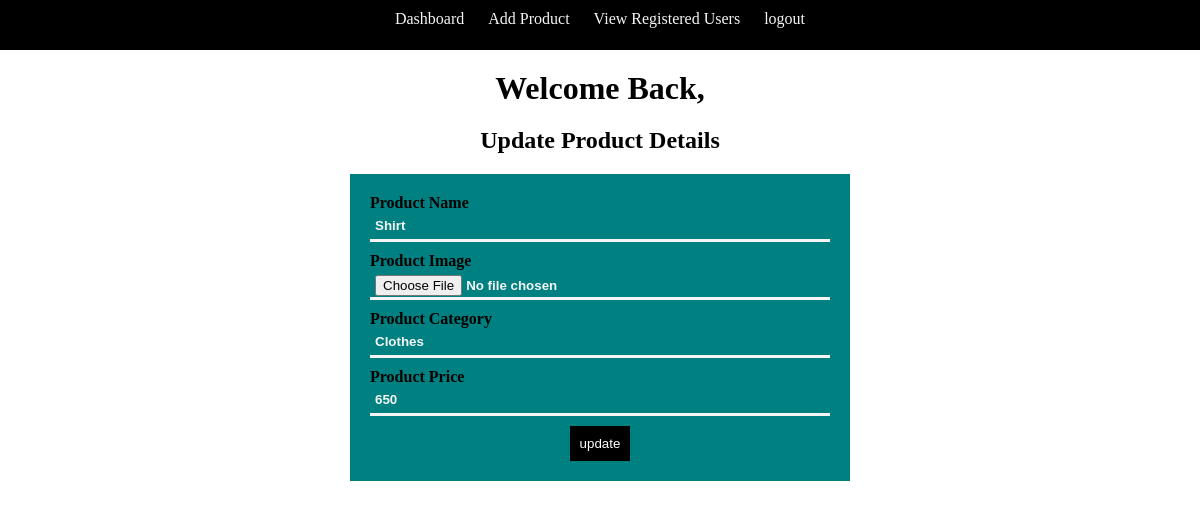
The page /update_product.php?id=1 on the database its author committed.
### tables this page shows
CREATE TABLE `Products` (
  `product_id` int(11) NOT NULL,
  `product_name` varchar(200) NOT NULL,
  `product_image` varchar(250) NOT NULL,
  `product_category` varchar(100) NOT NULL,
  `product_price` varchar(100) NOT NULL
);

### update_product.php (the view, shortened to what this page needs)
<?php
include 'connection.php';
include 'nav.php';
?>
<!DOCTYPE html>
<html lang="en">
<head>
    <link rel="stylesheet" href="style.css">
</head>
<body>
    <center>
        <h1>Welcome Back,<?php echo $_SESSION['name']; ?></h1>
        <h2>Update Product Details</h2>
    </center>
    <?php
if (isset($_GET['id'])) {
    $id = $_GET['id'];
    $query = "SELECT * FROM Products WHERE product_id='$id'";
    $res = mysqli_query($con, $query);
    $row = mysqli_fetch_assoc($res);
}
    ?>
    <form action="" method="POST" enctype="multipart/form-data">
        <div class="main_form">
            <label for="name">Product Name</label>
            <input type="text" name="name" value="<?php echo $row['product_name']; ?>"  class="inp"><br>
            <label for="image">Product Image</label>
            <input type="file" name="pic" class="inp"><br>
            <label for="Product Category">Product Category</label>
            <input type="text" name="category" value="<?php echo $row['product_category']; ?>" class="inp"><br>
            <label for="product_price">Product Price</label>
            <input type="number" name="price" value="<?php echo $row['product_price']; ?>" class="inp"> <br>
            <div class="btn_style">
                <input type="submit" value="update" name="update" id="submit">
            </div>
        </div>
    </form>
</body>
</html>

### style.css (style rules this page uses)
* { padding: 0; margin: 0px auto; box-sizing: border-box; }
.main_form { height: auto; width: 500px; padding: 20px; margin: auto; background-color: teal; font-weight: bold; }
.inp { width: 100%; height: 30px; font-weight: bold; color: whitesmoke; padding: 5px; background: transparent; border: none; border-bottom: 3px solid; margin-bottom: 10px; }
.btn_style { text-align: center; }
#submit { color: white; padding: 10px; border: none; background: black; cursor: pointer; }
h2 { padding:20px; }

### rows shown on the page
products: name "Shirt", category "Clothes", price "650"
